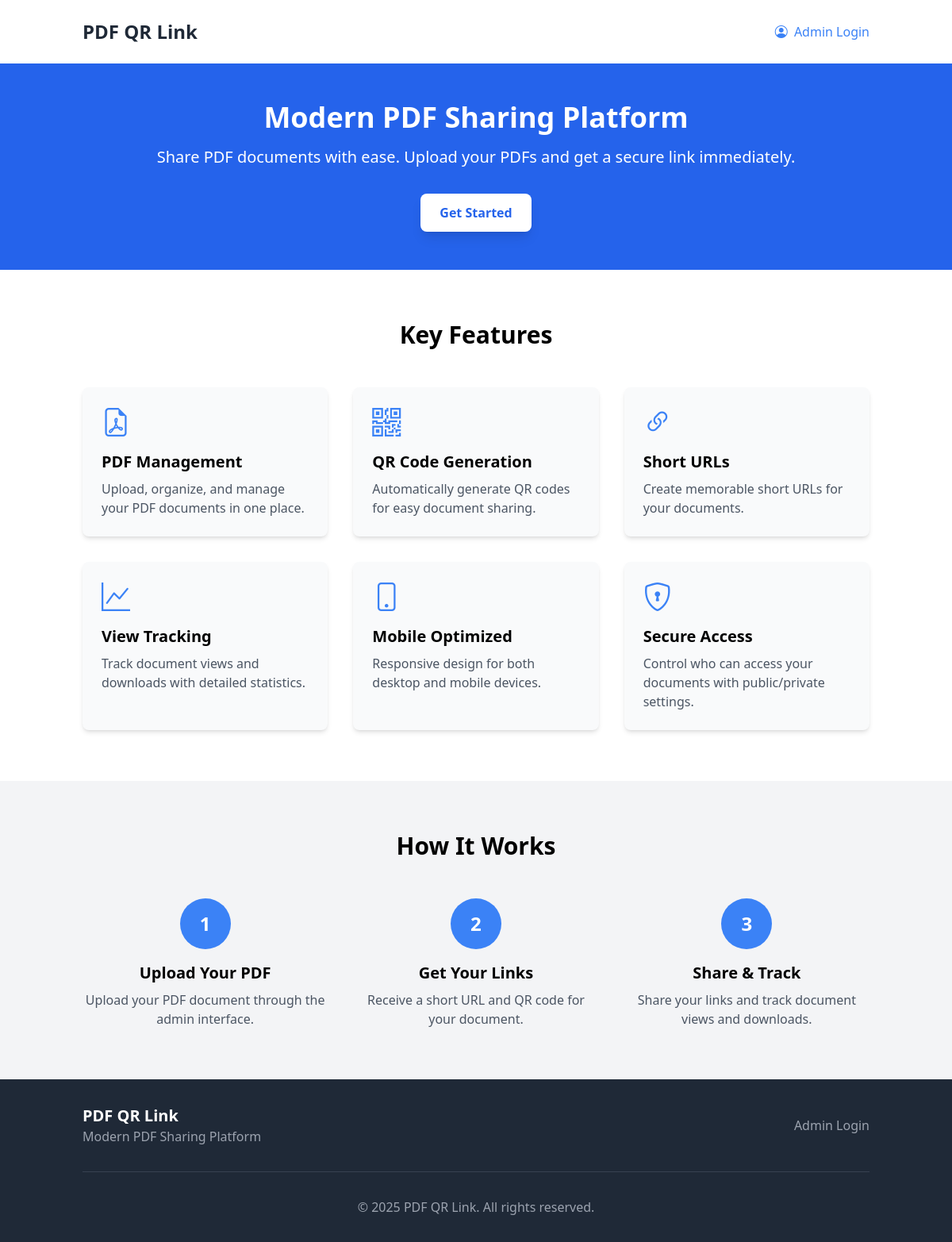
The page / on the database its author committed.
### tables this page shows
CREATE TABLE settings (
        id INTEGER PRIMARY KEY AUTOINCREMENT,
        setting_key TEXT NOT NULL UNIQUE,
        setting_value TEXT NOT NULL,
        setting_description TEXT,
        setting_type TEXT DEFAULT 'text',
        is_public INTEGER DEFAULT 0,
        is_editable INTEGER DEFAULT 1,
        updated_at TIMESTAMP DEFAULT CURRENT_TIMESTAMP
    );

### includes/utilities.php (called while the page is built, shortened)
<?php
function getSettingValue($key, $default = null) {
    try {
        $db = getDbConnection();
        $stmt = $db->prepare("SELECT setting_value FROM settings WHERE setting_key = ?");
        $stmt->execute([$key]);
        $value = $stmt->fetchColumn();
        return $value !== false ? $value : $default;
    } catch (Exception $e) {
        logError('Error getting setting value: ' . $e->getMessage());
        return $default;
    }
}
?>

### home.php (the view, shortened to what this page needs)
<?php
require_once 'includes/utilities.php';
$db = getDbConnection();
$stmt = $db->query("SELECT setting_key, setting_value FROM settings WHERE is_public = 1");
$settings = [];
while ($row = $stmt->fetch(PDO::FETCH_ASSOC)) {
    $settings[$row['setting_key']] = $row['setting_value'];
}
$pageTitle = $settings['general.site_title'] ?? 'PDF QR Link';
?>
<!DOCTYPE html>
<html lang="en">
<head>
    <link rel="stylesheet" href="assets/css/tailwind.css">
    <link rel="stylesheet" href="https://cdn.jsdelivr.net/npm/bootstrap-icons@1.8.0/font/bootstrap-icons.css">
</head>
<body class="bg-gray-100 min-h-screen">
    <header class="bg-white shadow">
        <div class="container mx-auto px-4 py-6">
            <div class="flex justify-between items-center">
                <h1 class="text-2xl font-bold text-gray-800"><?php echo htmlspecialchars($pageTitle); ?></h1>
                <a href="admin/login.php" class="text-blue-500 hover:text-blue-700">
                    <i class="bi bi-person-circle mr-1"></i> Admin Login
                </a>
            </div>
        </div>
    </header>
    <section class="py-12 bg-blue-600 text-white">
        <div class="container mx-auto px-4 text-center">
            <h2 class="text-4xl font-bold mb-4"><?php echo getSettingValue('general.site_description_short'); ?></h2>
            <p class="text-xl mb-8"><?php echo getSettingValue('general.site_description'); ?></p>
            <div class="flex justify-center">
                <a href="admin/login.php" class="bg-white text-blue-600 font-bold py-3 px-6 rounded-lg shadow-lg hover:bg-gray-100 transition duration-300">
                    Get Started
                </a>
            </div>
        </div>
    </section>
    <section class="py-16 bg-white">
        <div class="container mx-auto px-4">
            <h2 class="text-3xl font-bold text-center mb-12">Key Features</h2>
            <div class="grid grid-cols-1 md:grid-cols-3 gap-8">
                <div class="p-6 bg-gray-50 rounded-lg shadow-md">
                    <div class="text-4xl text-blue-500 mb-4">
                        <i class="bi bi-file-earmark-pdf"></i>
                    </div>
                    <h3 class="text-xl font-bold mb-2">PDF Management</h3>
                    <p class="text-gray-600">Upload, organize, and manage your PDF documents in one place.</p>
                </div>
                <div class="p-6 bg-gray-50 rounded-lg shadow-md">
                    <div class="text-4xl text-blue-500 mb-4">
                        <i class="bi bi-qr-code"></i>
                    </div>
                    <h3 class="text-xl font-bold mb-2">QR Code Generation</h3>
                    <p class="text-gray-600">Automatically generate QR codes for easy document sharing.</p>
                </div>
                <div class="p-6 bg-gray-50 rounded-lg shadow-md">
                    <div class="text-4xl text-blue-500 mb-4">
                        <i class="bi bi-link-45deg"></i>
                    </div>
                    <h3 class="text-xl font-bold mb-2">Short URLs</h3>
                    <p class="text-gray-600">Create memorable short URLs for your documents.</p>
                </div>
                <div class="p-6 bg-gray-50 rounded-lg shadow-md">
                    <div class="text-4xl text-blue-500 mb-4">
                        <i class="bi bi-graph-up"></i>
                    </div>
                    <h3 class="text-xl font-bold mb-2">View Tracking</h3>
                    <p class="text-gray-600">Track document views and downloads with detailed statistics.</p>
                </div>
                <div class="p-6 bg-gray-50 rounded-lg shadow-md">
                    <div class="text-4xl text-blue-500 mb-4">
                        <i class="bi bi-phone"></i>
                    </div>
                    <h3 class="text-xl font-bold mb-2">Mobile Optimized</h3>
                    <p class="text-gray-600">Responsive design for both desktop and mobile devices.</p>
                </div>
                <div class="p-6 bg-gray-50 rounded-lg shadow-md">
                    <div class="text-4xl text-blue-500 mb-4">
                        <i class="bi bi-shield-lock"></i>
                    </div>
                    <h3 class="text-xl font-bold mb-2">Secure Access</h3>
                    <p class="text-gray-600">Control who can access your documents with public/private settings.</p>
                </div>
            </div>
        </div>
    </section>
    <section class="py-16 bg-gray-100">
        <div class="container mx-auto px-4">
            <h2 class="text-3xl font-bold text-center mb-12">How It Works</h2>
            <div class="grid grid-cols-1 md:grid-cols-3 gap-8">
                <div class="text-center">
                    <div class="inline-flex items-center justify-center w-16 h-16 bg-blue-500 text-white rounded-full text-2xl font-bold mb-4">1</div>
                    <h3 class="text-xl font-bold mb-2">Upload Your PDF</h3>
                    <p class="text-gray-600">Upload your PDF document through the admin interface.</p>
                </div>
                <div class="text-center">
                    <div class="inline-flex items-center justify-center w-16 h-16 bg-blue-500 text-white rounded-full text-2xl font-bold mb-4">2</div>
                    <h3 class="text-xl font-bold mb-2">Get Your Links</h3>
                    <p class="text-gray-600">Receive a short URL and QR code for your document.</p>
                </div>
                <div class="text-center">
                    <div class="inline-flex items-center justify-center w-16 h-16 bg-blue-500 text-white rounded-full text-2xl font-bold mb-4">3</div>
                    <h3 class="text-xl font-bold mb-2">Share & Track</h3>
                    <p class="text-gray-600">Share your links and track document views and downloads.</p>
                </div>
            </div>
        </div>
    </section>
    <footer class="bg-gray-800 text-white py-8">
        <div class="container mx-auto px-4">
            <div class="flex flex-col md:flex-row justify-between items-center">
                <div class="mb-4 md:mb-0">
                    <h3 class="text-xl font-bold"><?php echo htmlspecialchars($pageTitle); ?></h3>
                    <p class="text-gray-400">Modern PDF Sharing Platform</p>
                </div>
                <div class="flex space-x-4">
                    <a href="admin/login.php" class="text-gray-400 hover:text-white">Admin Login</a>
                </div>
            </div>
            <div class="mt-8 pt-8 border-t border-gray-700 text-center text-gray-400">
                <p>&copy; <?php echo date('Y'); ?> <?php echo htmlspecialchars($pageTitle); ?>. All rights reserved.</p>
            </div>
        </div>
    </footer>
</body>
</html>

### rows shown on the page
settings: setting_value "Modern PDF Sharing Platform"
settings: setting_value "Share PDF documents with ease. Upload your PDFs and get a secure link immediately."

### other values the page prints
$pageTitle "PDF QR Link"
